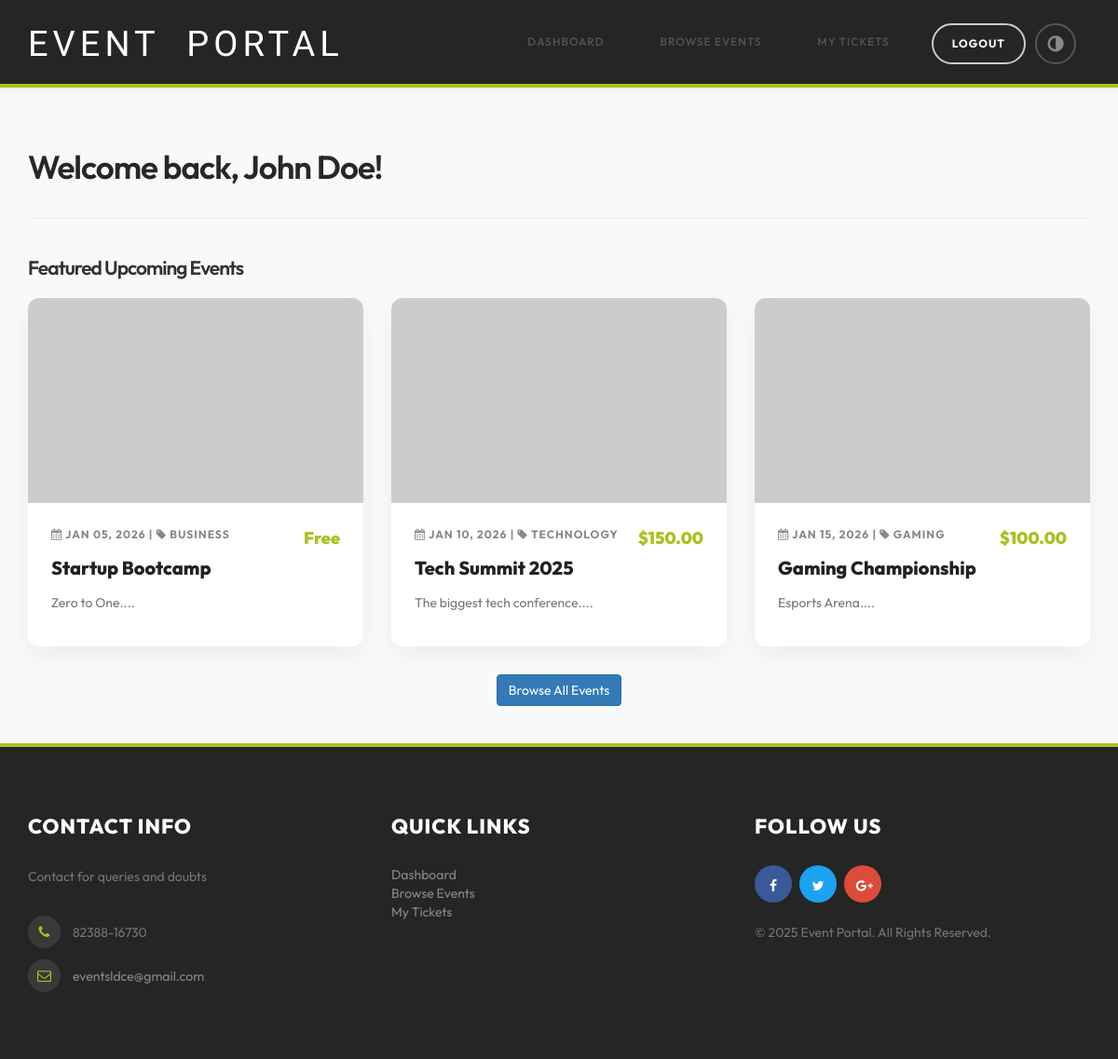
The app's page /student/dashboard.php (signed in) with its own data.
### tables this page shows
CREATE TABLE IF NOT EXISTS events (
    event_id INT AUTO_INCREMENT PRIMARY KEY,
    org_id INT NOT NULL,
    category_id INT DEFAULT NULL,
    title VARCHAR(255) NOT NULL,
    description TEXT,
    venue VARCHAR(255),
    start_date DATE NOT NULL,
    end_date DATE NOT NULL,
    start_time TIME NOT NULL,
    end_time TIME NOT NULL,
    seat_limit INT NOT NULL,
    ticket_price DECIMAL(10, 2) DEFAULT 0.00,
    registration_deadline DATETIME NOT NULL,
    status ENUM('draft', 'pending', 'approved', 'rejected', 'completed', 'cancelled') DEFAULT 'draft',
    rejection_reason TEXT,
    created_at TIMESTAMP DEFAULT CURRENT_TIMESTAMP,
    FOREIGN KEY (org_id) REFERENCES organizations(org_id) ON DELETE CASCADE,
    FOREIGN KEY (category_id) REFERENCES categories(category_id) ON DELETE SET NULL
);

CREATE TABLE IF NOT EXISTS categories (
    category_id INT AUTO_INCREMENT PRIMARY KEY,
    category_name VARCHAR(100) NOT NULL UNIQUE
);

### app/controllers/StudentController.php (called while the page is built, shortened)
<?php
require_once __DIR__ . '/../../config/db.php';
class StudentController
{
    private $pdo;
    public function __construct()
    {
        global $pdo;
        $this->pdo = $pdo;
    }
    public function getUpcomingEvents($filter = [])
    {
        $sql = "SELECT e.*, c.category_name, o.org_name, i.image_path
                FROM events e
                JOIN categories c ON e.category_id = c.category_id
                JOIN organizations o ON e.org_id = o.org_id
                LEFT JOIN event_images i ON e.event_id = i.event_id
                WHERE e.status = 'approved' AND e.start_date >= CURDATE()
                GROUP BY e.event_id";
        $sql .= " ORDER BY e.start_date ASC";
        return $this->pdo->query($sql)->fetchAll();
    }
}
?>

### student/dashboard.php (the view, shortened to what this page needs)
<?php
require_once '../app/views/layouts/student_header.php';
require_once '../app/controllers/StudentController.php';
$student = new StudentController();
$upcoming = $student->getUpcomingEvents();
?>
<h2>Welcome back, <?php echo htmlspecialchars($_SESSION['name']); ?>!</h2>
<hr>
<div class="row">
    <div class="col-md-12">
        <h3>Featured Upcoming Events</h3>
        <br>
    </div>
    <?php
    $count = 0;
    foreach ($upcoming as $event):
        if ($count >= 3)
            break;
        $count++;
        ?>
        <div class="col-md-4 col-sm-6">
            <a href="event-details.php?id=<?php echo $event['event_id']; ?>" style="text-decoration: none; color: inherit;">
                <div class="event-card">
                    <?php
                    $bgImg = !empty($event['image_path']) ? $event['image_path'] : 'https://via.placeholder.com/400x200?text=Event';
                    ?>
                    <div class="event-img" style="background-image: url('<?php echo $bgImg; ?>');">
                    </div>
                    <div class="event-body">
                        <span
                            class="event-price"><?php echo $event['ticket_price'] > 0 ? '$' . $event['ticket_price'] : 'Free'; ?></span>
                        <div class="event-meta">
                            <i class="fa fa-calendar"></i> <?php echo date('M d, Y', strtotime($event['start_date'])); ?>
                            | <i class="fa fa-tag"></i> <?php echo htmlspecialchars($event['category_name']); ?>
                        </div>
                        <div class="event-title"><?php echo htmlspecialchars($event['title']); ?></div>
                        <p style="color: #777;"><?php echo substr(htmlspecialchars($event['description']), 0, 80); ?>...</p>
                    </div>
                </div>
            </a>
        </div>
    <?php endforeach; ?>
</div>
<div class="text-center">
    <a href="events.php" class="btn btn-primary">Browse All Events</a>
</div>
<?php require_once '../app/views/layouts/student_footer.php'; ?>

### assets/css/tooplate-style.css (style rules this page uses)
body { background: #ffffff; font-family: 'Poppins', sans-serif; overflow-x: hidden; }
h1, h2, h3, h4, h5, h6 { font-weight: 600; line-height: inherit; }
h1, h2, h3, h4 { letter-spacing: -1px; }
h2 { color: #272727; font-size: 3em; padding-bottom: 10px; }
h3 { font-size: 1.8em; line-height: 1.2em; margin-bottom: 0; }
p { color: #757575; font-size: 14px; font-weight: normal; line-height: 24px; }
html { -webkit-font-smoothing: antialiased; }
a { color: #252525; -webkit-transition: 0.5s; transition: 0.5s; text-decoration: none !important; }
@media only screen and (max-width: 1200px) { h2 { font-size: 2.5em; } }
@media only screen and (max-width: 1200px) { h3 { font-size: 1.5em; } }

### app/views/layouts/student_header.php (style rules this page uses)
body { font-family: 'Outfit', sans-serif; -webkit-font-smoothing: antialiased; }
.event-card { background: #fff; border-radius: 12px; overflow: hidden; margin-bottom: 30px; box-shadow: 0 10px 25px rgba(0, 0, 0, 0.05); transition: all 0.3s ease; border: none; }
.event-img { height: 220px; background-size: cover; background-position: center; }
.event-body { padding: 25px; }
.event-meta { font-size: 12px; color: #888; margin-bottom: 15px; font-weight: 700; text-transform: uppercase; letter-spacing: 1px; }
.event-title { font-size: 20px; font-weight: 800; margin-bottom: 12px; color: #222; line-height: 1.3; }
.event-price { color: #a5c422; font-weight: 900; font-size: 18px; float: right; }

### records on screen
events: ticket_price "Free", start_date "JAN 05, 2026", category.category_name "BUSINESS", title "Startup Bootcamp", description "Zero to One."
events: ticket_price "150.00", start_date "JAN 10, 2026", category.category_name "TECHNOLOGY", title "Tech Summit 2025", description "The biggest tech conference."
events: ticket_price "100.00", start_date "JAN 15, 2026", category.category_name "GAMING", title "Gaming Championship", description "Esports Arena."

### other values on screen
$_SESSION['name'] "John Doe"
